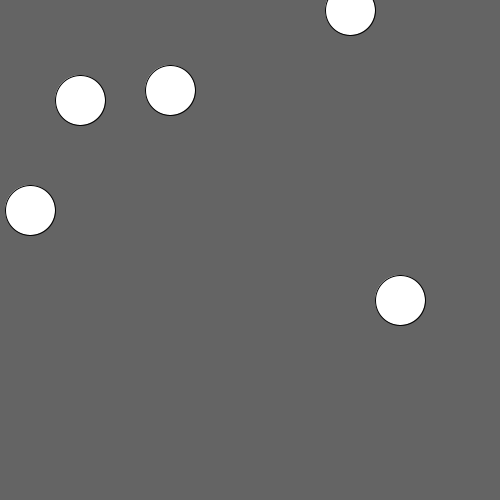
Frame 1 (no input)
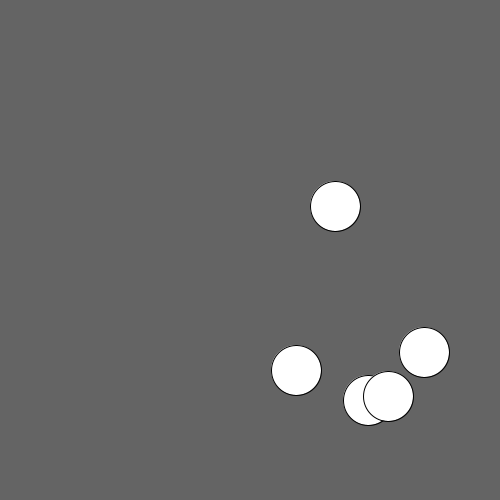
Frame 60 (the mouse pressed at the canvas centre just before this capture)
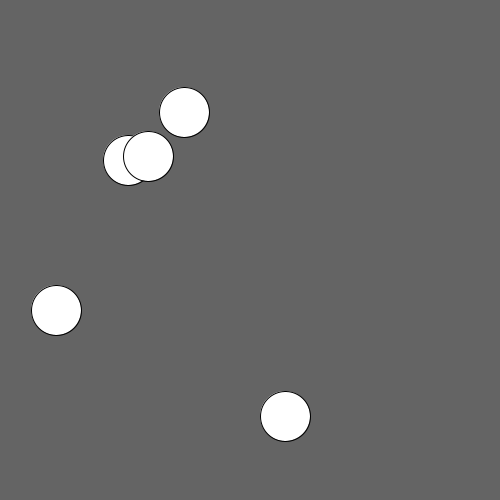
Frame 120 (the mouse held since frame 60 and released just before this capture)

The Processing sketch that drew these frames (run headless with seeded random() and noise(); from frame 60 on, the mouse is pressed at the canvas centre):

// Processing sketch: FirstArraysCLASSWORK
// ── FirstArraysCLASSWORK.pde
//TODO make bounce wink wink
int x[] = {30,170,400,80,350};
int y[] = {210,90,300,100,10};
double dX[] = {1,1,-1,-1,1};
double dY[] = {1,1,-1,1,-1};

int speed = 10;
void setup()
{
  size(500,500);
}

void draw()
{
  background(100);
  for(int i = 0; i < 5; i++) {
    ellipse(x[i], y[i], 50,50);
    
   //Normal bounce
    //if(x[i] < 25)
    //  dX[i] = 1;
    //else if(x[i] > 475)
    //  dX[i] = -1;
    //if(y[i] < 25)
    //  dY[i] = 1;
    //else if(y[i] > 475)
    //  dY[i] = -1;
      
     //vvvv spicy bounce
    if(x[i] < 25)
      dX[i] = random(.3, 1.7);
    else if(x[i] > 475)
      dX[i] = random(-.3, -1.7);
    if(y[i] < 25)
      dY[i] = random(.3,1.7);
    else if(y[i] > 475)
      dY[i] = random(-.3,-1.7);  
      
    x[i] += dX[i] * speed;
    y[i] += dY[i] * speed;
  }
}
